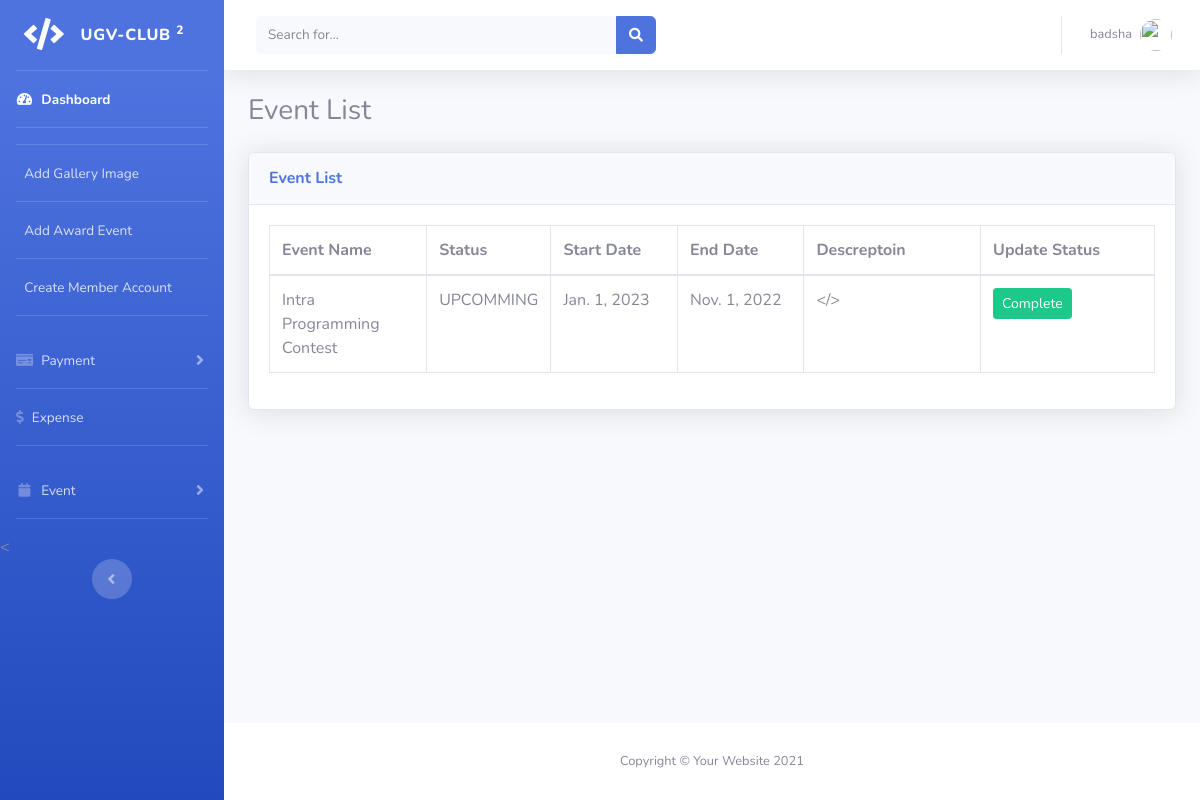
The app's page /programming/show_event/ (signed in) with its own data.
### user_account/models.py (models this page shows, shortened)
class CustomUser(AbstractUser):
    CLUB_NAME  = (
        ('PROGRAMMING','PROGRAMMING'),
        ('DEVELOPMENT','DEVELOPMENT'),
    )
    GENDER = (
        ('MALE','MALE'),
        ('FEMALE','FEMALE'),
    )
    USER_TYPE =(
        ('ADMIN','ADMIN'),
        ('STAFF','STAFF'),
        ('MEMBERS','MEMBERS'),
    )
    email = models.EmailField(max_length=40,blank=True,null=True)
    student_id = models.CharField(max_length=20,unique=True,blank=True,null=True)
    phone_number = models.CharField(max_length=15,blank=True,null=True)
    batch = models.CharField(max_length=20,null=True,blank=True)
    semester = models.CharField(max_length=20,null=True,blank=True)
    address = models.CharField(max_length=200,null=True,blank=True)
    gender = models.CharField(max_length=10,null=True,blank=True, choices=GENDER )
    user_type = models.CharField(
        max_length=10, choices=USER_TYPE, blank=True, default='MEMBERS')
    club_name = models.CharField(max_length=15, blank=True,null=True, choices = CLUB_NAME)
    profile_pic = models.ImageField(upload_to='user_profile/',null=True, blank=True, )
    created_at = models.DateField(auto_now_add=True,null=True,blank=True)

### pro_club/models.py (models this page shows, shortened)
class Event(models.Model):
    STATUS = (
        ('COMPLETE','COMPLETE'),
        ('UPCOMMING','UPCOMMING'),
    )
    name = models.CharField(max_length=100)
    description = models.TextField()
    start_date = models.DateField()
    end_date = models.DateField()
    event_status = models.CharField(max_length=20, default='UPCOMMING', choices=STATUS, null=True, blank=True)

### pro_club/views.py (the view)
# urls.py: path('show_event/', views.dev_show_event, name='dev_show_event'),
@login_required(login_url='pc_login')
@user_passes_test(user_type_cehck, login_url='home')
def show_event(request):
    event_list = Event.objects.all().order_by('-event_status')
    dict = {
        'event_list':event_list,
    }
    return render(request,'pro_club/event_list.html',dict)

### pro_club/views.py (called while the page is built)
def user_type_cehck(CustomUser):
    return CustomUser.club_name == 'PROGRAMMING' and CustomUser.user_type != 'MEMBERS'

### templates/pro_club/event_list.html (shortened to what this page needs)
{% extends 'base.html' %}
{% block content %}
<h3>Event List</h3>
<div class="row">
<div class="col-xl-12 py-3 mx-auto col-md-6 mb-4">
    <div class="card shadow mb-4">
        <div class="card-header py-3">
            <h6 class="m-0 font-weight-bold text-primary">Event List</h6>
        </div>
        <div class="card-body">
            <div class="table-responsive">
                <div id="dataTable_wrapper" class="dataTables_wrapper dt-bootstrap4">
                    <div class="row">
                        <div class="col-sm-12">
                            <table class="table table-bordered dataTable" id="dataTable" width="100%" cellspacing="0"
                                role="grid" aria-describedby="dataTable_info" style="width: 100%;">
                                <thead>
                                    <tr role="row">
                                        <th class="sorting sorting_asc" tabindex="0" aria-controls="dataTable" rowspan="1"
                                            colspan="1" aria-sort="ascending"
                                            aria-label="Name: activate to sort column descending" style="width: 170px;">Event Name
                                        </th>
                                        <th class="sorting" tabindex="0" aria-controls="dataTable" rowspan="1" colspan="1"
                                            aria-label="Position: activate to sort column ascending" style="width: 90px;">
                                            Status</th>
                                        <th class="sorting" tabindex="0" aria-controls="dataTable" rowspan="1" colspan="1"
                                            aria-label="Office: activate to sort column ascending" style="width: 150px;">
                                            Start Date</th>
                                        <th class="sorting" tabindex="0" aria-controls="dataTable" rowspan="1" colspan="1"
                                            aria-label="Age: activate to sort column ascending" style="width: 150px;">End Date
                                        </th>
                                        <th class="sorting" tabindex="0" aria-controls="dataTable" rowspan="1" colspan="1"
                                            aria-label="Salary: activate to sort column ascending" style="width: 200px;">
                                            Descreptoin</th>
                                        <th class="sorting" tabindex="0" aria-controls="dataTable" rowspan="1" colspan="1"
                                            aria-label="Salary: activate to sort column ascending" style="width: 200px;">
                                            Update Status</th>
                                    </tr>
                                </thead>
                                <tbody>
                                    {% for i in event_list %}
                                    <tr class="odd">
                                        <td class="sorting_1">{{i.name}}</td>
                                        <td>{{i.event_status}}</td>
                                        <td>{{i.start_date}}</td>
                                        <td>{{i.end_date}}</td>
                                        <td>{{i.description}}</td>
                                        <td>
                                            {% if i.event_status == 'COMPLETE' %}
                                            <a href="{% url 'delete_event' i.id %}" class="btn btn-danger btn-sm">Delete</a>
                                            {% else %}
                                            <a href="{% url 'complete_event' i.id %}" class="btn btn-success btn-sm">Complete</a>
                                            {% endif %}
                                        </td>
                                    </tr>
                                    {% endfor %}
                                </tbody>
                            </table>
                        </div>
                    </div>
                </div>
            </div>
        </div>
    </div>
</div>
</div>
{% endblock %}

### templates/topbar.html (shortened to what this page needs)
{% load static %}
<nav class="navbar navbar-expand navbar-light bg-white topbar mb-4 static-top shadow">
    <form class="d-none d-sm-inline-block form-inline mr-auto ml-md-3 my-2 my-md-0 mw-100 navbar-search">
        <div class="input-group">
            <input type="text" class="form-control bg-light border-0 small" placeholder="Search for..."
                aria-label="Search" aria-describedby="basic-addon2">
            <div class="input-group-append">
                <button class="btn btn-primary" type="button">
                    <i class="fas fa-search fa-sm"></i>
                </button>
            </div>
        </div>
    </form>
    <ul class="navbar-nav ml-auto">
        <li class="nav-item dropdown no-arrow">
            <a class="nav-link dropdown-toggle" href="#" id="userDropdown" role="button" data-toggle="dropdown"
                aria-haspopup="true" aria-expanded="false">
                <span class="mr-2 d-none d-lg-inline text-gray-600 small">{{user.username}}</span>
                <img class="img-profile rounded-circle" src="{% static 'assets/img/undraw_profile.svg' %}">
            </a>
        </li>
    </ul>
</nav>

### records on screen
CustomUser: username "badsha"
Event: name "Intra Programming Contest", event_status "UPCOMMING", start_date "Jan. 1, 2023", end_date "Nov. 1, 2022", description "</>", shows "Complete"
